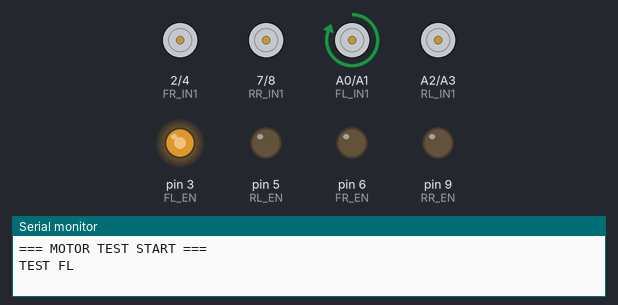
Bench run of a sketch on a simulated Arduino Uno, built with avr-gcc and run on an emulated ATmega328P. Parts: motor-driver pin pairs drawn as motors (green arrow = first pin HIGH = forward, orange = second pin HIGH = backward, longer = more drive), output pins drawn as LEDs (lit = HIGH), the last lines printed to the serial monitor.

Above: at 2.1 s.
At 5.1 s:
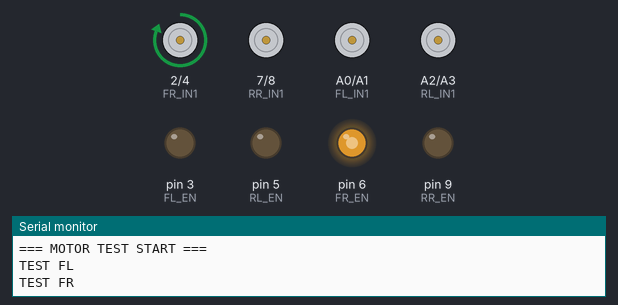
At 8.1 s:
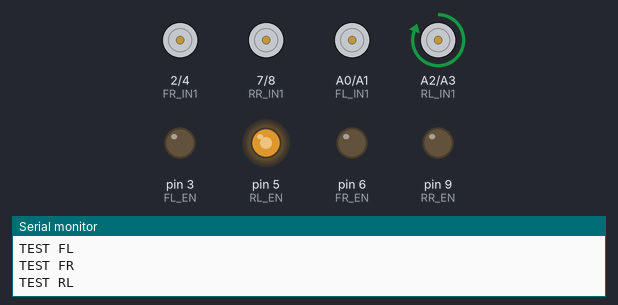
At 14.1 s:
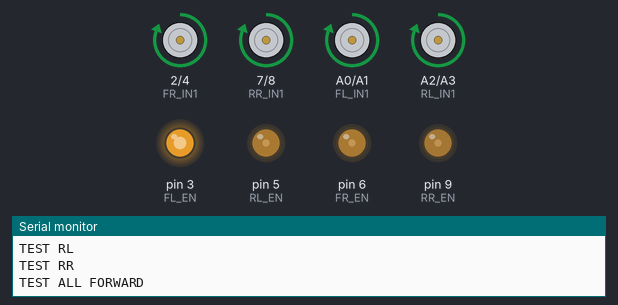
At 23.1 s:
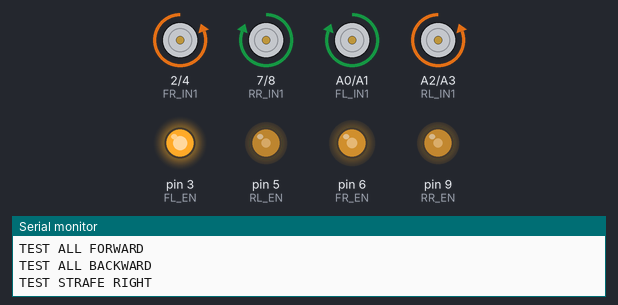
At 30.6 s:
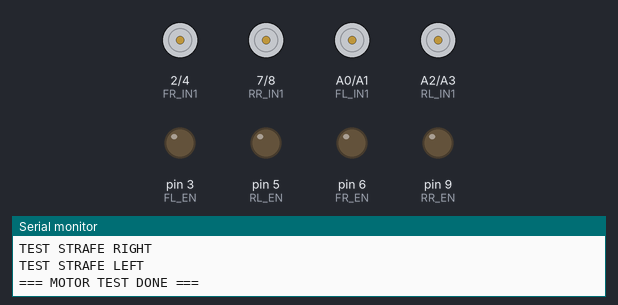
Timing chart, 0 to 32.1 s (numbered marks = the images above):
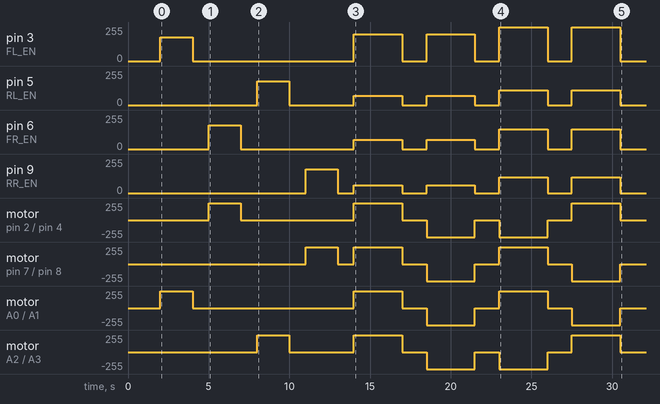

The sketch:

robocon_motor_diagnostic.ino
```cpp
// ============================================================
// ROBOCON UNO - MOTOR DIAGNOSTIC
// KHONG CAN RASPBERRY PI, KHONG CAMERA, KHONG YOLO
//
// MUC DICH:
//   Test tung motor va cac vector Mecanum.
//   Sau khi upload, robot tu chay 1 lan.
//
// CAN KE ROBOT LEN DE BANH KHONG CHAM DAT KHI TEST TUNG MOTOR.
// ============================================================

// FL - truoc trai
#define FL_IN1 A0
#define FL_IN2 A1
#define FL_EN  3

// RL - sau trai
#define RL_IN1 A2
#define RL_IN2 A3
#define RL_EN  5

// FR - truoc phai
#define FR_IN1 2
#define FR_IN2 4
#define FR_EN  6

// RR - sau phai
#define RR_IN1 7
#define RR_IN2 8
#define RR_EN  9

// PWM theo robot cua ban
int TIEN_FL = 200;
int TIEN_FR = 70;
int TIEN_RL = 70;
int TIEN_RR = 60;

int PHAI_FL = 255;
int PHAI_FR = 150;
int PHAI_RL = 110;
int PHAI_RR = 120;

void motor1(int in1, int in2, int en, int pwm)
{
  pwm = constrain(pwm, -255, 255);

  if (pwm > 0)
  {
    digitalWrite(in1, HIGH);
    digitalWrite(in2, LOW);
    analogWrite(en, pwm);
  }
  else if (pwm < 0)
  {
    digitalWrite(in1, LOW);
    digitalWrite(in2, HIGH);
    analogWrite(en, -pwm);
  }
  else
  {
    digitalWrite(in1, LOW);
    digitalWrite(in2, LOW);
    analogWrite(en, 0);
  }
}

void dung()
{
  motor1(FL_IN1, FL_IN2, FL_EN, 0);
  motor1(FR_IN1, FR_IN2, FR_EN, 0);
  motor1(RL_IN1, RL_IN2, RL_EN, 0);
  motor1(RR_IN1, RR_IN2, RR_EN, 0);
}

void all(int fl, int fr, int rl, int rr)
{
  motor1(FL_IN1, FL_IN2, FL_EN, fl);
  motor1(FR_IN1, FR_IN2, FR_EN, fr);
  motor1(RL_IN1, RL_IN2, RL_EN, rl);
  motor1(RR_IN1, RR_IN2, RR_EN, rr);
}

void testMotor(const char* name, int in1, int in2, int en, int pwm)
{
  Serial.print("TEST ");
  Serial.println(name);

  motor1(in1, in2, en, pwm);
  delay(2000);

  motor1(in1, in2, en, 0);
  delay(1000);
}

void setup()
{
  Serial.begin(115200);

  pinMode(FL_IN1, OUTPUT);
  pinMode(FL_IN2, OUTPUT);
  pinMode(FL_EN, OUTPUT);

  pinMode(FR_IN1, OUTPUT);
  pinMode(FR_IN2, OUTPUT);
  pinMode(FR_EN, OUTPUT);

  pinMode(RL_IN1, OUTPUT);
  pinMode(RL_IN2, OUTPUT);
  pinMode(RL_EN, OUTPUT);

  pinMode(RR_IN1, OUTPUT);
  pinMode(RR_IN2, OUTPUT);
  pinMode(RR_EN, OUTPUT);

  dung();
  delay(2000);

  Serial.println("=== MOTOR TEST START ===");

  // 1. Test tung motor
  testMotor("FL", FL_IN1, FL_IN2, FL_EN, 180);
  testMotor("FR", FR_IN1, FR_IN2, FR_EN, 180);
  testMotor("RL", RL_IN1, RL_IN2, RL_EN, 180);
  testMotor("RR", RR_IN1, RR_IN2, RR_EN, 180);

  // 2. Test 4 motor tien
  Serial.println("TEST ALL FORWARD");
  all(TIEN_FL, TIEN_FR, TIEN_RL, TIEN_RR);
  delay(3000);
  dung();
  delay(1500);

  // 3. Test 4 motor lui
  Serial.println("TEST ALL BACKWARD");
  all(-TIEN_FL, -TIEN_FR, -TIEN_RL, -TIEN_RR);
  delay(3000);
  dung();
  delay(1500);

  // 4. Test ngang phai
  Serial.println("TEST STRAFE RIGHT");
  all(PHAI_FL, -PHAI_FR, -PHAI_RL, PHAI_RR);
  delay(3000);
  dung();
  delay(1500);

  // 5. Test ngang trai
  Serial.println("TEST STRAFE LEFT");
  all(-PHAI_FL, PHAI_FR, PHAI_RL, -PHAI_RR);
  delay(3000);
  dung();

  Serial.println("=== MOTOR TEST DONE ===");
}

void loop()
{
  dung();
}
```
